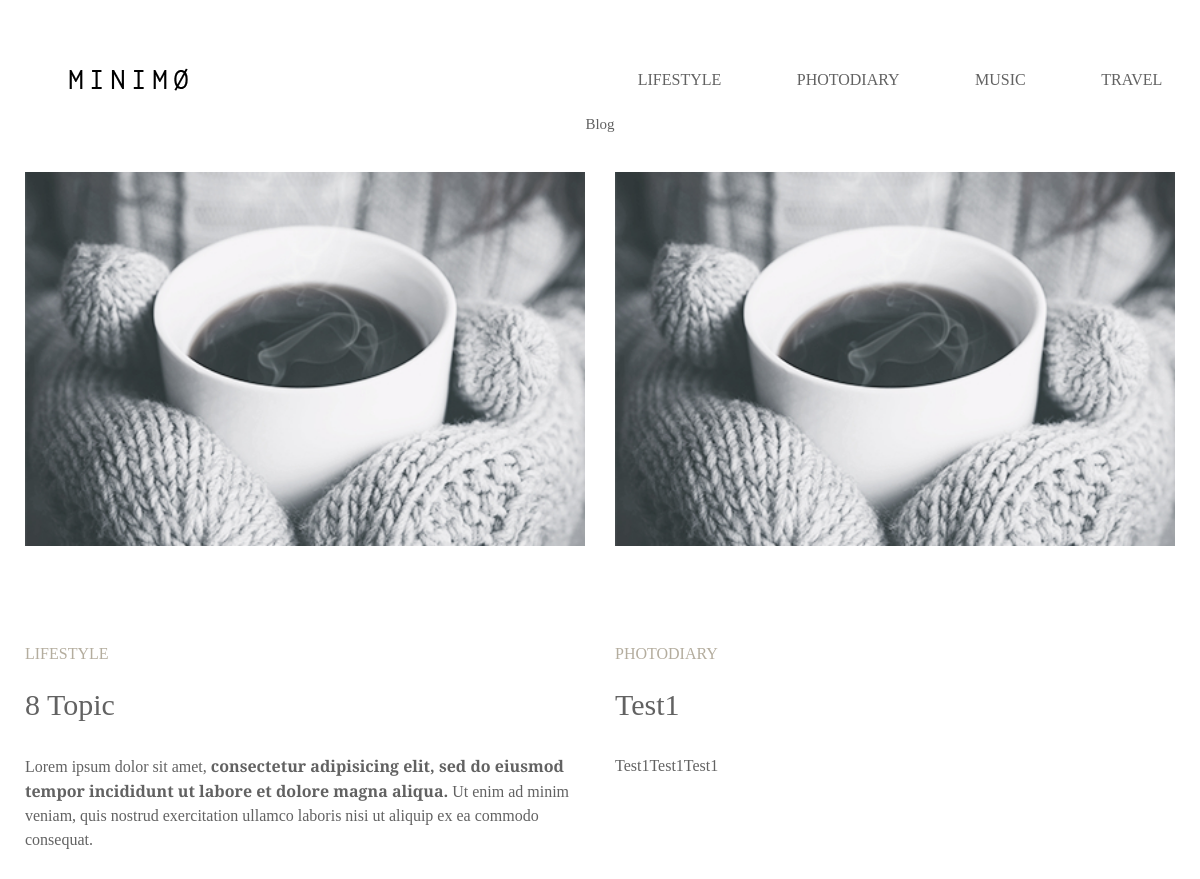
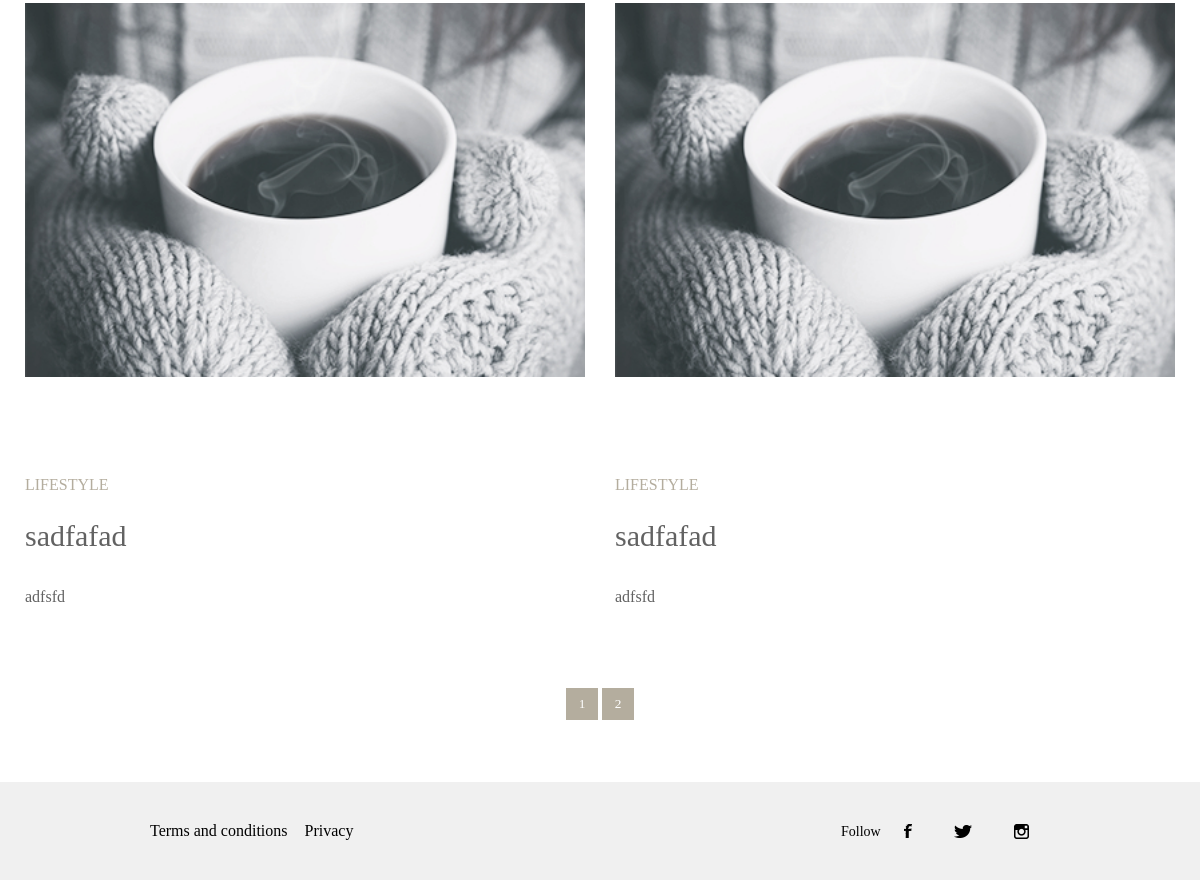
The page / on the database its author committed (2 pictures, top to bottom).
### tables this page shows
CREATE TABLE `post` (
  `post_id` int(11) NOT NULL,
  `post_img_path` varchar(255) DEFAULT NULL,
  `post_title` varchar(255) DEFAULT NULL,
  `post_date` date DEFAULT NULL,
  `post_short_text` varchar(255) DEFAULT NULL,
  `post_text` text,
  `post_category` varchar(25) NOT NULL
);

### includes/config.php (called while the page is built)
<?php
return [
    'dsn' => 'mysql:host=localhost;dbname=blogdb;charset=utf8',
    'username' => 'root',
    'password' => '',
    'options' => [
        PDO::ATTR_ERRMODE => PDO::ERRMODE_EXCEPTION,
        PDO::ATTR_DEFAULT_FETCH_MODE => PDO::FETCH_ASSOC,
        PDO::ATTR_EMULATE_PREPARES => false,
    ],
];
?>

### includes/pdo-manager.php (called while the page is built, shortened)
<?php
    class Connection{
        protected $pdo;
        protected $dsn;
        protected $username;
        protected $password;
        protected $options;
        public function __construct($configFile='config.php') {
            $config = include($configFile);
            $this->dsn = $config['dsn'];
            $this->username = $config['username'];
            $this->password = $config['password'];
            $this->options = [
                PDO::ATTR_ERRMODE            => PDO::ERRMODE_EXCEPTION,
                PDO::ATTR_DEFAULT_FETCH_MODE => PDO::FETCH_ASSOC,
                PDO::ATTR_EMULATE_PREPARES   => false,
            ];
        }
        protected function connect() {
            if (!$this->pdo) {
                $this->pdo = new PDO($this->dsn, $this->username, $this->password, $this->options);
            }
        }
        protected function query($query, $params = []) {
            $statement = $this->pdo->prepare($query);
            $statement->execute($params);
            return $statement;
        }
        public function get_entries_count($table) {
            $result = $this->query("SELECT COUNT(*) FROM $table");
            return $result->fetchColumn();
        }
        public function get_array_paginated($options){
            $offset = ($options['page_num'] - 1)*$options['entries_limit'] ;
            $sql = "SELECT * FROM `post` ORDER BY `post`.`post_id` ASC LIMIT {$options['entries_limit']} OFFSET {$offset};";
            return $this->query($sql)->fetchAll();
        }
    }
    $PDO = new Connection;
    ?>

### includes/functions.php (called while the page is built, shortened)
<?php
    function get_page_num(){
        if (isset($_GET["page_num"]))
            $page_num = (int)$_GET["page_num"];
        else
            $page_num = 1;
        return $page_num;
    }
?>

### index.php (the view, shortened to what this page needs)
<?php
include __DIR__.'/header.php';
include __DIR__.'/includes/pdo-manager.php';
?>
    <div class="content">
    <h1 class="page-title">Blog</h1>
    <div class="content-wrapper">
        <?php
        $page_num = get_page_num();
        $pages_options = [
            'page_num' => $page_num,
            'entries_limit' => 4,
        ];
        foreach($PDO->get_array_paginated($pages_options) as $data):
        ?>
            <div class="content-element">
                <img src="<?=$data["post_img_path"]?>" alt="" class="content-img">
                <p class="content-subtitles"><?=$data["post_category"]?></p>
                <a href="page.php?post_id=<?=$data['post_id']?>" class="content-titles"><?=$data["post_title"]?></a>
                <p class="content-preview"><?=$data["post_short_text"]?></p>
            </div>
        <?php
        endforeach;
        ?>
    </div>
    </div>
    <div class="pagination">
    <form action="" method="get">
    <?php
        $entries_count = $PDO->get_entries_count("post");
        $num_pages = ceil($entries_count / 4);
        for ($page_num=1; $page_num <= $num_pages; $page_num++):
            $btn_class = 'pagination-btn-active';
            if ($page_num != $_GET['page_num'])
                $btn_class = 'pagination-btn';
    ?>
    <button name="page_num" value="<?php echo $page_num ?>" type="submit" class="<?php echo $btn_class ?>"><?php echo $page_num?></button>
    <?php endfor;  ?>
    </form>
    </div>
<?php
    include __DIR__.'/footer.php';
?>

### css/style.css (style rules this page uses)
* { padding: 0; margin: 0; border: 0; }
*, *:before, *:after { -moz-box-sizing: border-box; -webkit-box-sizing: border-box; box-sizing: border-box; }
html, body { font-family: 'Playfair Display', serif; height: 100%; width: 100%; font-size: 100%; line-height: 1; -ms-text-size-adjust: 100%; -moz-text-size-adjust: 100%; -webkit-text-size-adjust: 100%; }
input, button, textarea { font-family: inherit; }
button { cursor: pointer; }
a, a:visited { text-decoration: none; }
img { vertical-align: top; }
h1, h2, h3, h4, h5, h6 { font-size: inherit; font-weight: 400; }
.content { margin: 150px; }
.page-title { text-align: center; color: #626262; font-size: 32px; margin-bottom: 40px; }
.content-wrapper { display: flex; margin: -35px -35px; flex-wrap: wrap; }
.content-element { padding: 35px 35px; flex: 1 1 50%; }
.content-img { width: 420px; }
.content-subtitles { padding-top: 32px; color: #b4ad9e; font-weight: 300; text-align: left; text-transform: uppercase; }
.content-titles { display: inline-block; padding-top: 28px; padding-bottom: 34px; color: #626262; font-size: 30px; text-align: left; }
.content-preview { display: block; color: #626262; line-height: 24px; text-align: left; }
.pagination { margin-top: 79px; margin-bottom: 62px; text-align: center; }
.pagination-btn { width: 32px; height: 32px; border: 2px solid #b4ad9e; background-color: #b4ad9e; color: #ffffff; }
@media screen and (max-width: 1250px) { .page-title { text-align: center; font-size: 15px; } }
@media screen and (max-width: 1250px) { .content { margin: 25px; } }
@media screen and (max-width: 1250px) { .content-img { width: 100%; } }
@media screen and (max-width: 1250px) { .content-wrapper { margin: -15px -15px; } }
@media screen and (max-width: 1250px) { .content-subtitles { padding: 0; } }
@media screen and (max-width: 1250px) { .content-element { padding: 15px 15px; flex: 1 1 50%; } }
.content-subtitles { margin-top: 100px; }

### rows shown on the page
post: post_img_path (picture), post_category "LIFESTYLE", post_title "8 Topic", post_short_text "Lorem ipsum dolor sit amet, consectetur adipisicing elit, sed do eiusmod tempor incididunt ut labore et dolore magna aliqua. Ut enim ad minim veniam, quis nostrud exercitation ullamco laboris nisi ut aliquip ex ea commodo consequat."
post: post_img_path (picture), post_category "PHOTODIARY", post_title "Test1", post_short_text "Test1Test1Test1"
post: post_img_path (picture), post_category "LIFESTYLE", post_title "sadfafad", post_short_text "adfsfd"
post: post_img_path (picture), post_category "LIFESTYLE", post_title "sadfafad", post_short_text "adfsfd"
